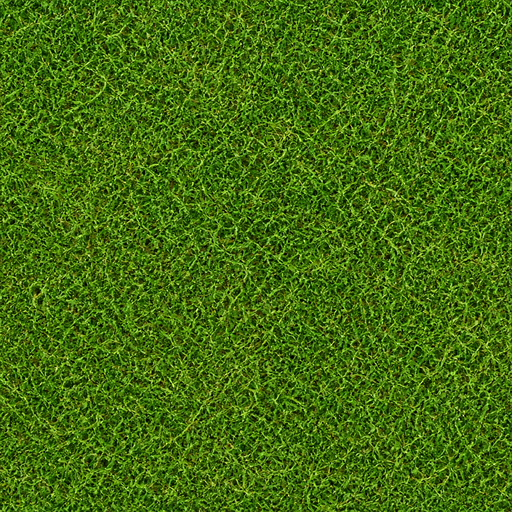
#> input picture Assets/Resources/Art/grass.png, 512 x 512 px
$ python -i art0-cap-junction.py   (imports and definitions only)
#> lines starting #> are read from the running program, lines starting #| are printed output that depends on the picture
"""ART-0 cycle: locate the grass-cap / soil junction in a real LEVEL still and magnify it.

Finding the junction by eye in a 1920x1080 sheet is guessing; this finds it by colour. A row is
GREEN when g > r + 12 and g > b + 12, BROWN when r > g > b and r - b > 30. The probe prints the
per-row mean colour of a 200 px vertical window so the transition zone is read as numbers first,
then writes an 8x NEAREST crop of the junction (green band + the soil under it) for the eye.

Usage:  python Tools/art0-cap-junction.py <frame.png> <out.png> [x] [window]
"""
import os
import sys

from PIL import Image

RUNS = r"E:/Games/2D Game/My project/Trials/Runs"


def classify(px):
    r, g, b = px[0], px[1], px[2]
    if g > r + 12 and g > b + 12:
        return "G"
    if r > g > b and r - b > 30:
        return "B"
    return "."


def main(frame, out, x=None, window=200):
#> called with frame = '../Assets/Resources/Art/grass.png', out = 'out.png', window = 200
    img = Image.open(frame).convert("RGB")
#> img is the input picture: PIL image 512x512 RGB; mean R, G, B 68.3, 109, 15.6
    w, h = img.size
#> w = 512; h = 512
    x0 = int(x) if x is not None else w // 2
#> x0 = 256
    x0 = max(0, min(w - window, x0 - window // 2))
#> x0 = 156
    px = img.load()

    rows = []
    for y in range(h):
        gr = br = 0
        sr = sg = sb = 0
        for x in range(x0, x0 + window, 4):
            c = px[x, y]
            sr += c[0]
            sg += c[1]
            sb += c[2]
            k = classify(c)
            if k == "G":
                gr += 1
            elif k == "B":
                br += 1
        n = float(len(range(x0, x0 + window, 4)))
        rows.append((y, gr / n, br / n, sr / n, sg / n, sb / n))

    # The junction is the lowest row that is mostly green followed by rows that are mostly brown.
    green_rows = [r for r in rows if r[1] > 0.5]
    brown_rows = [r for r in rows if r[2] > 0.5]
    print("%s  %dx%d  x window %d..%d" % (os.path.basename(frame), w, h, x0, x0 + window))
#| grass.png  512x512  x window 156..356
    print("green rows: %d  first=%s last=%s" % (
        len(green_rows), green_rows[0][0] if green_rows else "-",
        green_rows[-1][0] if green_rows else "-"))
#| green rows: 512  first=0 last=511
    print("brown rows: %d  first=%s last=%s" % (
        len(brown_rows), brown_rows[0][0] if brown_rows else "-",
        brown_rows[-1][0] if brown_rows else "-"))
#| brown rows: 0  first=- last=-

    if green_rows:
        yj = green_rows[-1][0]
    elif brown_rows:
        yj = brown_rows[0][0]
    else:
        print("no green and no brown: nothing to measure")
        return 1

    lo = max(0, yj - 12)
    hi = min(h, yj + 12)
    print("rows around the junction (mean RGB over the window, share of green / brown px):")
    for y, gf, bf, r, g, b in rows[lo:hi]:
        mark = " <== junction" if y == yj else ""
        print("  y=%4d  rgb %3d,%3d,%3d  green %.2f brown %.2f%s" % (y, r, g, b, gf, bf, mark))
#> this loop made 13 passes
#> (gf, bf, r, g, b) on passes 1 to 12: (1, 0, 65.68, 107.9, 14.42), (0.96, 0, 68.18, 109.1, 14.98), (0.98, 0, 60.66, 99.82, 12.06), (0.96, 0, 67.22, 107.8, 15.72), (1, 0, 68.4, 112.1, 15.24), (1, 0, 66.5, 109.5, 12.88), (1, 0, 68.1, 111.9, 13.72), (1, 0, 69.02, 111.6, 15.66), (0.98, 0, 65.82, 106.8, 15.3), (0.98, 0.02, 63.34, 99.82, 13.2), (0.98, 0.02, 58.16, 96.58, 13.02), (0.98, 0, 60.22, 102.4, 13.22)
#|   y= 499  rgb  65,107, 14  green 1.00 brown 0.00
#|   y= 500  rgb  68,109, 14  green 0.96 brown 0.00
#|   y= 501  rgb  60, 99, 12  green 0.98 brown 0.00
#|   y= 502  rgb  67,107, 15  green 0.96 brown 0.00
#|   y= 503  rgb  68,112, 15  green 1.00 brown 0.00
#|   y= 504  rgb  66,109, 12  green 1.00 brown 0.00
#|   y= 505  rgb  68,111, 13  green 1.00 brown 0.00
#|   y= 506  rgb  69,111, 15  green 1.00 brown 0.00
#> (further printed lines are left out)

    y0 = max(0, yj - 22)
    y1 = min(h, yj + 22)
    crop = img.crop((x0, y0, x0 + window, y1))
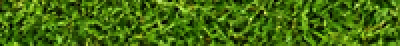
#> crop: PIL image 200x23 RGB (shown 2 times larger); mean R, G, B 66.6, 107.1, 14.9
    zoom = crop.resize((crop.width * 4, crop.height * 4), Image.NEAREST)
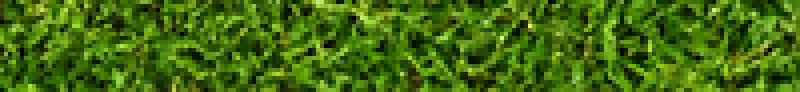
#> zoom: PIL image 800x92 RGB; mean R, G, B 66.6, 107.1, 14.9
    path = os.path.join(RUNS, out)
    zoom.save(path)
    print("JUNCTION %s  crop x %d..%d y %d..%d  4x -> %dx%d"
          % (path, x0, x0 + window, y0, y1, zoom.width, zoom.height))
#| JUNCTION E:/Games/2D Game/My project/Trials/Runs/out.png  crop x 156..356 y 489..512  4x -> 800x92
    return 0


# [4 lines not run here, left out]

>>> result = main('../Assets/Resources/Art/grass.png', 'out.png')
